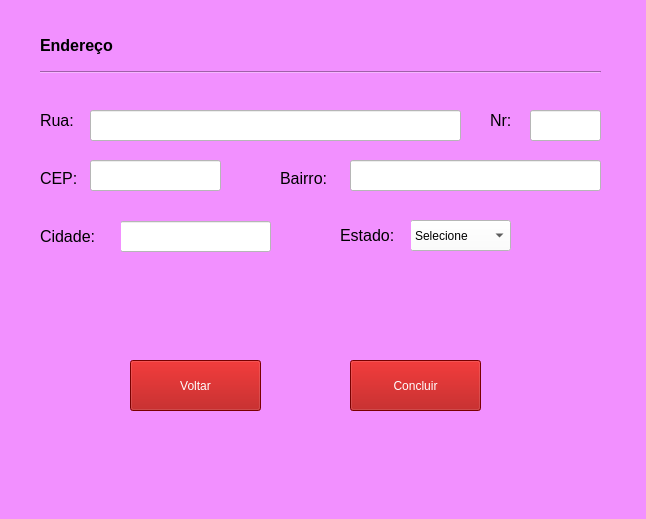
<?xml version="1.0" encoding="UTF-8"?>
<ui version="4.0">
 <class>janelaSegunda</class>
 <widget class="QMainWindow" name="janelaSegunda">
  <property name="enabled">
   <bool>true</bool>
  </property>
  <property name="geometry">
   <rect>
    <x>0</x>
    <y>0</y>
    <width>646</width>
    <height>519</height>
   </rect>
  </property>
  <property name="font">
   <font>
    <kerning>true</kerning>
   </font>
  </property>
  <property name="windowTitle">
   <string>Cadastro - Outras informações</string>
  </property>
  <property name="accessibleDescription">
   <string notr="true"/>
  </property>
  <property name="styleSheet">
   <string notr="true">background-color: rgb(242, 144, 255);</string>
  </property>
  <widget class="QWidget" name="centralwidget">
   <widget class="QPushButton" name="botaoVoltar">
    <property name="geometry">
     <rect>
      <x>130</x>
      <y>360</y>
      <width>131</width>
      <height>51</height>
     </rect>
    </property>
    <property name="styleSheet">
     <string notr="true">color: rgb(170, 85, 0);
color: rgb(255, 255, 255);
font: 75 8pt &quot;MS Shell Dlg 2&quot;;
font: 9pt &quot;MS Shell Dlg 2&quot;;
background-color: rgb(170, 0, 0);</string>
    </property>
    <property name="text">
     <string>Voltar</string>
    </property>
   </widget>
   <widget class="QPushButton" name="botaoConcluir">
    <property name="geometry">
     <rect>
      <x>350</x>
      <y>360</y>
      <width>131</width>
      <height>51</height>
     </rect>
    </property>
    <property name="styleSheet">
     <string notr="true">color: rgb(170, 85, 0);
color: rgb(255, 255, 255);
font: 75 8pt &quot;MS Shell Dlg 2&quot;;
font: 9pt &quot;MS Shell Dlg 2&quot;;
background-color: rgb(170, 0, 0);</string>
    </property>
    <property name="text">
     <string>Concluir</string>
    </property>
   </widget>
   <widget class="QLineEdit" name="inputCidade">
    <property name="geometry">
     <rect>
      <x>120</x>
      <y>221</y>
      <width>151</width>
      <height>31</height>
     </rect>
    </property>
    <property name="styleSheet">
     <string notr="true">background-color: rgb(255, 255, 255);</string>
    </property>
   </widget>
   <widget class="Line" name="line">
    <property name="geometry">
     <rect>
      <x>40</x>
      <y>62</y>
      <width>561</width>
      <height>20</height>
     </rect>
    </property>
    <property name="orientation">
     <enum>Qt::Horizontal</enum>
    </property>
   </widget>
   <widget class="QLabel" name="label_rua">
    <property name="geometry">
     <rect>
      <x>40</x>
      <y>110</y>
      <width>55</width>
      <height>21</height>
     </rect>
    </property>
    <property name="text">
     <string>&lt;html&gt;&lt;head/&gt;&lt;body&gt;&lt;p&gt;&lt;span style=&quot; font-size:12pt;&quot;&gt;Rua:&lt;/span&gt;&lt;/p&gt;&lt;/body&gt;&lt;/html&gt;</string>
    </property>
   </widget>
   <widget class="QLabel" name="label_numero">
    <property name="geometry">
     <rect>
      <x>490</x>
      <y>100</y>
      <width>91</width>
      <height>41</height>
     </rect>
    </property>
    <property name="text">
     <string>&lt;html&gt;&lt;head/&gt;&lt;body&gt;&lt;p&gt;&lt;span style=&quot; font-size:12pt;&quot;&gt;Nr:&lt;/span&gt;&lt;/p&gt;&lt;/body&gt;&lt;/html&gt;</string>
    </property>
   </widget>
   <widget class="QLabel" name="label_endereco">
    <property name="geometry">
     <rect>
      <x>40</x>
      <y>20</y>
      <width>151</width>
      <height>51</height>
     </rect>
    </property>
    <property name="text">
     <string>&lt;html&gt;&lt;head/&gt;&lt;body&gt;&lt;p&gt;&lt;span style=&quot; font-size:12pt; font-weight:600;&quot;&gt;Endereço&lt;/span&gt;&lt;/p&gt;&lt;/body&gt;&lt;/html&gt;</string>
    </property>
   </widget>
   <widget class="QLineEdit" name="inputCep">
    <property name="geometry">
     <rect>
      <x>90</x>
      <y>160</y>
      <width>131</width>
      <height>31</height>
     </rect>
    </property>
    <property name="styleSheet">
     <string notr="true">background-color: rgb(255, 255, 255);</string>
    </property>
   </widget>
   <widget class="QLabel" name="label_cidade_2">
    <property name="geometry">
     <rect>
      <x>40</x>
      <y>221</y>
      <width>81</width>
      <height>31</height>
     </rect>
    </property>
    <property name="text">
     <string>&lt;html&gt;&lt;head/&gt;&lt;body&gt;&lt;p&gt;&lt;span style=&quot; font-size:12pt;&quot;&gt;Cidade:&lt;/span&gt;&lt;/p&gt;&lt;/body&gt;&lt;/html&gt;</string>
    </property>
   </widget>
   <widget class="QLineEdit" name="inputNr">
    <property name="geometry">
     <rect>
      <x>530</x>
      <y>110</y>
      <width>71</width>
      <height>31</height>
     </rect>
    </property>
    <property name="styleSheet">
     <string notr="true">background-color: rgb(255, 255, 255);</string>
    </property>
   </widget>
   <widget class="QLabel" name="label_CEP">
    <property name="geometry">
     <rect>
      <x>40</x>
      <y>170</y>
      <width>41</width>
      <height>16</height>
     </rect>
    </property>
    <property name="font">
     <font>
      <pointsize>12</pointsize>
     </font>
    </property>
    <property name="text">
     <string>CEP:</string>
    </property>
   </widget>
   <widget class="QComboBox" name="inputcomboBoxEstado">
    <property name="geometry">
     <rect>
      <x>410</x>
      <y>220</y>
      <width>101</width>
      <height>31</height>
     </rect>
    </property>
    <property name="styleSheet">
     <string notr="true">background-color: rgb(255, 255, 255);</string>
    </property>
    <item>
     <property name="text">
      <string>Selecione</string>
     </property>
    </item>
    <item>
     <property name="text">
      <string>MS</string>
     </property>
    </item>
    <item>
     <property name="text">
      <string>MT</string>
     </property>
    </item>
    <item>
     <property name="text">
      <string>SP</string>
     </property>
    </item>
    <item>
     <property name="text">
      <string>GO</string>
     </property>
    </item>
    <item>
     <property name="text">
      <string>RS</string>
     </property>
    </item>
   </widget>
   <widget class="QLabel" name="label_estado_2">
    <property name="geometry">
     <rect>
      <x>340</x>
      <y>220</y>
      <width>71</width>
      <height>31</height>
     </rect>
    </property>
    <property name="text">
     <string>&lt;html&gt;&lt;head/&gt;&lt;body&gt;&lt;p&gt;&lt;span style=&quot; font-size:12pt;&quot;&gt;Estado:&lt;/span&gt;&lt;/p&gt;&lt;/body&gt;&lt;/html&gt;</string>
    </property>
   </widget>
   <widget class="QLineEdit" name="inputRua">
    <property name="geometry">
     <rect>
      <x>90</x>
      <y>110</y>
      <width>371</width>
      <height>31</height>
     </rect>
    </property>
    <property name="styleSheet">
     <string notr="true">background-color: rgb(255, 255, 255);</string>
    </property>
   </widget>
   <widget class="QLabel" name="label_CEP_2">
    <property name="geometry">
     <rect>
      <x>280</x>
      <y>170</y>
      <width>71</width>
      <height>16</height>
     </rect>
    </property>
    <property name="font">
     <font>
      <pointsize>12</pointsize>
     </font>
    </property>
    <property name="text">
     <string>Bairro:</string>
    </property>
   </widget>
   <widget class="QLineEdit" name="inputBairro">
    <property name="geometry">
     <rect>
      <x>350</x>
      <y>160</y>
      <width>251</width>
      <height>31</height>
     </rect>
    </property>
    <property name="styleSheet">
     <string notr="true">background-color: rgb(255, 255, 255);</string>
    </property>
   </widget>
  </widget>
  <widget class="QStatusBar" name="statusbar"/>
 </widget>
 <resources/>
 <connections/>
</ui>
